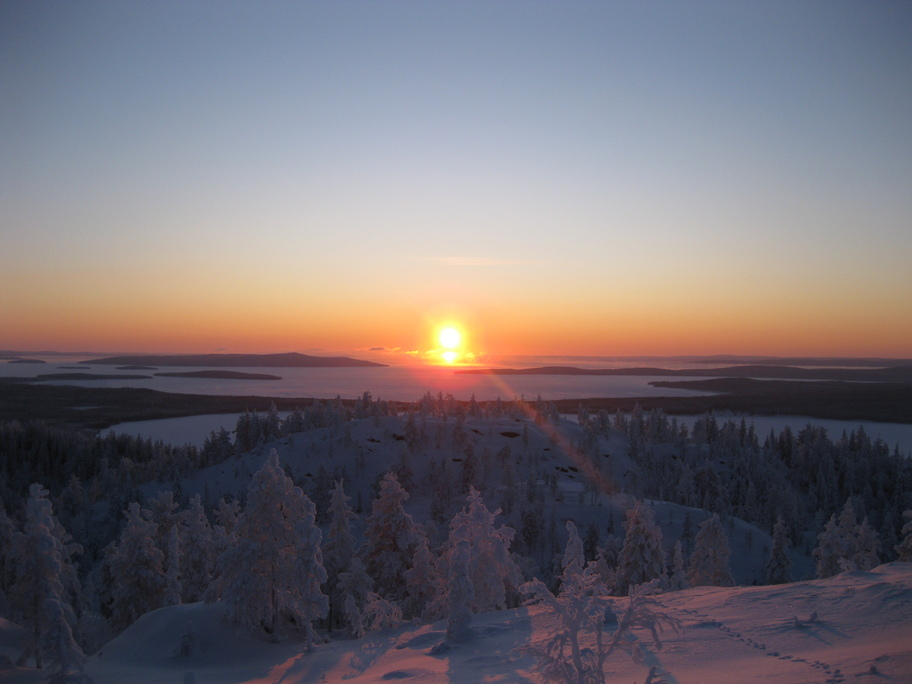
#> input picture how_to_wordpress/sunset2.jpg, 912 x 684 px
$ jupyter execute how_to_wordpress.ipynb   (shell and % lines are left out)
#> lines starting #> are read from the running program, lines starting #| are printed output that depends on the picture
**Abstract:** How to convert your Jupyter notebook as blog post, including all the Wordpress features, plots, custom formatting, and latex formulas. Image histogram equalization as an example blog post.

For me, [Jupyter](http://jupyter.org/) is a ready made solution for two problems simultaneously. It's a great tool for prototyping all sorts of algorithms in the [SciPy](https://www.scipy.org/) environment, while it also does a fantastic job in taking up notes on the mathematics behind those algorithms. Thanks to Markdown and the beautiful MathML formatting of mathematical formulas in Latex syntax.

To publish a Jupyter notebook, you can simply upload the .ipynb file to [GitHub](https://github.com/), which renders as a static page as you link to it, like [this][this]. However, when writing a blog, you would like to have your own site style, and more site structure and features, other than just dropping individual notebooks here and there.

To easily maintain a blogging site with styles, site structure, and comments, there's [WordPress](https://wordpress.com/). Here, I will explain my attempt to translate a Jupyter notebook to a post in Wordpress with minimal manual labour. The steps are very similar to the ones in a post by [Mian Chen][mianchen], which helped me a lot. The process has three main steps

1. Write a blog post in a Jupyter notebook
2. Convert the notebook to a plain HTML and copy and paste it into your WordPress post
3. Setup WordPress to properly format Latex syntax as MathML and various cells nicely with CSS, you need to do this step only once

In the following sections, I will explain those steps in detail.

[this]: https://github.com/mattipellikka/blog/blob/master/how_to_wordpress/how_to_wordpress.ipynb
[mianchen]: http://www.mianchen.com/wordpress-blogging-with-jupyter-notebook-in-five-simple-steps/

## Example post
Here's a simple blog post to demonstrate various things a wanted to work in the resulting Wordpress post: Markdown notes with Latex formulas in MathML, Matplotlib image output, and code sections properly formatted. This is also a boilerplate for most of my Jupyter notebooks.

### Histogram equalization
Histogram equalization is a technique to evenly distribute intesity levels of an image. It is useful for example when one wants to enhance contrast of a low contrast image.

Here, I will derive the transformation function $y = T(x)$ to map the input image intensities $x$ to output image intensities $y$ so that the output image histogram is as uniform as possible within the image intensity range $[0, 255]$. We require that $T(0) = 0$ and $T(255) = 255$ hold to ensure that the intensities remain on the 8-byte range, and that $T(x)$ is strictly increasing, to ensure that the order of intensities is not changed. Then, the inverse transformation $T^{-1}(x)$ exists.

Denote by $p_x(x)$ and $p_y(y)$ the intensity distribution of the input and output images, respectively. For a while, let us consider them as continuous (unnormalized) probability distribution, denoting the probability at which an intensity $x$ appears in the image. By the change of variable formula of integration

$$
\int_{T(a)}^{T(b)} p_y(y) \,\mathrm{d} y = \int_{a}^{b} p_y(T(x)) T'(x) \, \mathrm{d} x := \int_{a}^{b} p_x(x) \, \mathrm{d} x
$$

must hold for any intensity interval $[a, b] \subset [0, 255]$. Let us choose an interval $[0, y]$, and remember that we required that the intensity distribution of the output image should be uniform. That is, $p_y(y) = C$ holds with some constant $C$. Therefore,

$$
\int_{0}^{y} C \,\mathrm{d} y' = Cy = \int_{0}^{T^{-1}(y)} p_x(x) \, \mathrm{d} x
$$

holds. By substituting $y = T(x)$, we obtain the transformation $T(x)$:

$$
T(x) = \frac{1}{C}\int_{0}^{x} p_x(x') \, \mathrm{d} x',
$$

where the constant $C$ is determined by the condition that $T(255) = 255$ holds:

$$
C = \frac{1}{255}\int_{0}^{255} p_x(x) \, \mathrm{d} x.
$$

In summary, the final form of the transformation $T(x)$ is:

$$
T(x) = \frac{255\int_{0}^{x} p_x(x') \, \mathrm{d} x'}{\int_{0}^{255} p_x(x) \, \mathrm{d} x},
$$

In the discrete setting, we replace integrals by sums and obtain:

$$
T(x) = \frac{255\sum_{i=0}^{x} p_x(i)}{\sum_{i=0}^{255} p_x(i)},
$$

where $p_x(i)$ is the number of pixels in the input image with intensity value $i$. Below is a simple Python implementaion of this procedure.

[cell 1]
# preample
import numpy as np
import matplotlib.pyplot as plt;
from IPython.display import display
from IPython.display import set_matplotlib_formats
set_matplotlib_formats('pdf', 'png')

[cell 2]
# function to compute image histogram
def histogram(im):
    hist = np.zeros(256, dtype='uint32')
    for i in range(0,255):
        hist[i] = im[im == i].size
    return hist

# image histogram equalization
def equalize(im):

    # compute the transformation map
    hist = histogram(im)
    T = np.cumsum(hist, dtype='double')
    T = (T/T[255]*255).astype('uint8')

    # apply the transformation map
    im2 = T[im]

    return im2, T

[cell 3]
# read and plot and example image and its histogram

from skimage import io
from skimage import color

# read image as gray scale and decrease its contrast
im = color.rgb2gray(io.imread("sunset2.jpg"))*255
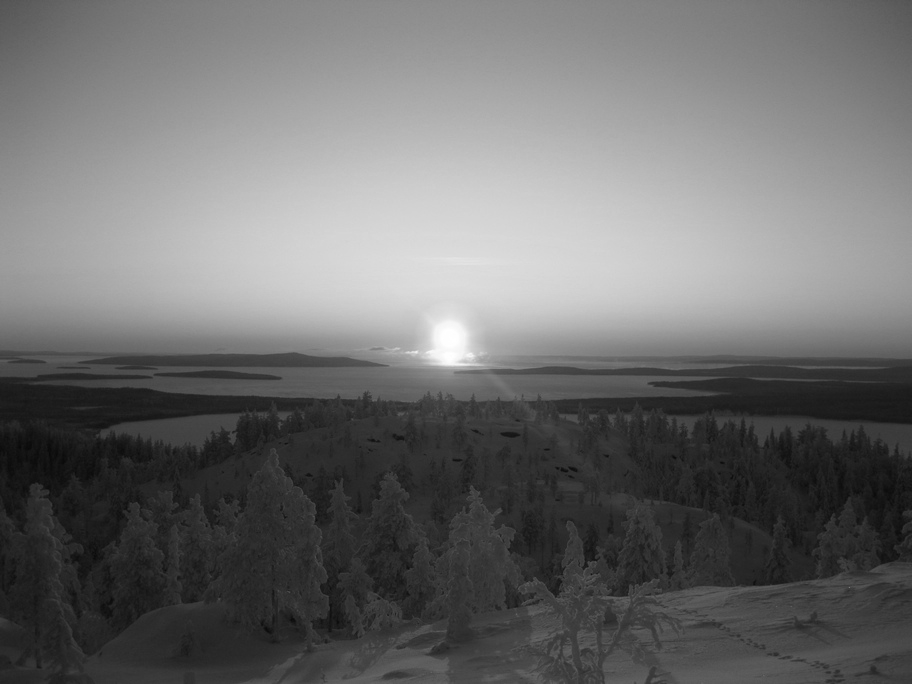
#> im: shape (684, 912) float64; min 9.14, max 255, mean 110.2
im = (255*0.5*((np.arctan((im-128)*0.04)/np.pi*2)+1)).astype('uint8')
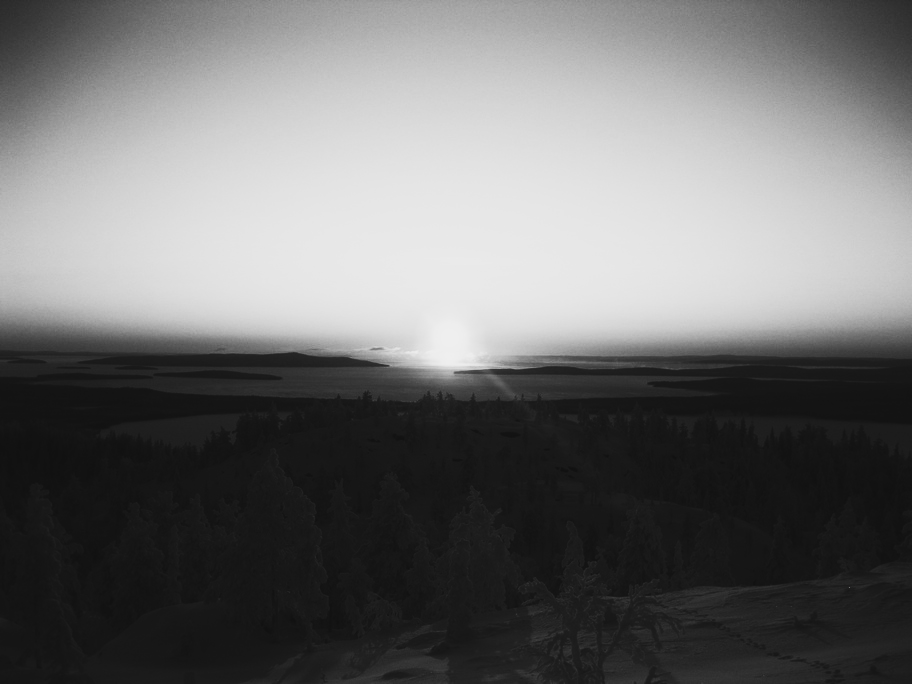
#> im: shape (684, 912); min 16, max 239, mean 111


hist = histogram(im)
#> hist = 256 values, max 32645 at index 23, min 0 at index 0, mean 2436.8

plt.figure(figsize=(15,5))
#> (this line was passed over: IPython is not available in this run)
plt.subplot(1, 2, 1)
#> (this line was passed over: IPython is not available in this run)
plt.imshow(im, cmap='gray')
#> (this line was passed over: IPython is not available in this run)
plt.title('example low contrast image')
#> (this line was passed over: IPython is not available in this run)
plt.subplot(1, 2, 2)
#> (this line was passed over: IPython is not available in this run)
plt.plot(hist,'.')
#> (this line was passed over: IPython is not available in this run)
plt.title('example low contrast image histogram')
#> (this line was passed over: IPython is not available in this run)
plt.axis('tight')
plt.grid()
